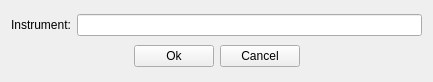
<?xml version="1.0" encoding="UTF-8"?>
<ui version="4.0">
 <class>SubscribeDlg</class>
 <widget class="QWidget" name="SubscribeDlg">
  <property name="geometry">
   <rect>
    <x>0</x>
    <y>0</y>
    <width>433</width>
    <height>82</height>
   </rect>
  </property>
  <property name="maximumSize">
   <size>
    <width>433</width>
    <height>82</height>
   </size>
  </property>
  <property name="windowTitle">
   <string>Subscribe</string>
  </property>
  <layout class="QVBoxLayout" name="verticalLayout_2">
   <item>
    <layout class="QHBoxLayout" name="horizontalLayout">
     <item>
      <widget class="QLabel" name="label">
       <property name="text">
        <string>Instrument:</string>
       </property>
      </widget>
     </item>
     <item>
      <widget class="QLineEdit" name="instrument"/>
     </item>
    </layout>
   </item>
   <item>
    <layout class="QHBoxLayout" name="horizontalLayout_2">
     <item>
      <spacer name="horizontalSpacer">
       <property name="orientation">
        <enum>Qt::Horizontal</enum>
       </property>
       <property name="sizeHint" stdset="0">
        <size>
         <width>40</width>
         <height>20</height>
        </size>
       </property>
      </spacer>
     </item>
     <item>
      <widget class="QPushButton" name="okBtn">
       <property name="text">
        <string>Ok</string>
       </property>
      </widget>
     </item>
     <item>
      <widget class="QPushButton" name="cancelBtn">
       <property name="sizePolicy">
        <sizepolicy hsizetype="Fixed" vsizetype="Fixed">
         <horstretch>0</horstretch>
         <verstretch>0</verstretch>
        </sizepolicy>
       </property>
       <property name="text">
        <string>Cancel</string>
       </property>
      </widget>
     </item>
     <item>
      <spacer name="horizontalSpacer_2">
       <property name="orientation">
        <enum>Qt::Horizontal</enum>
       </property>
       <property name="sizeHint" stdset="0">
        <size>
         <width>40</width>
         <height>20</height>
        </size>
       </property>
      </spacer>
     </item>
    </layout>
   </item>
  </layout>
 </widget>
 <resources/>
 <connections/>
</ui>
